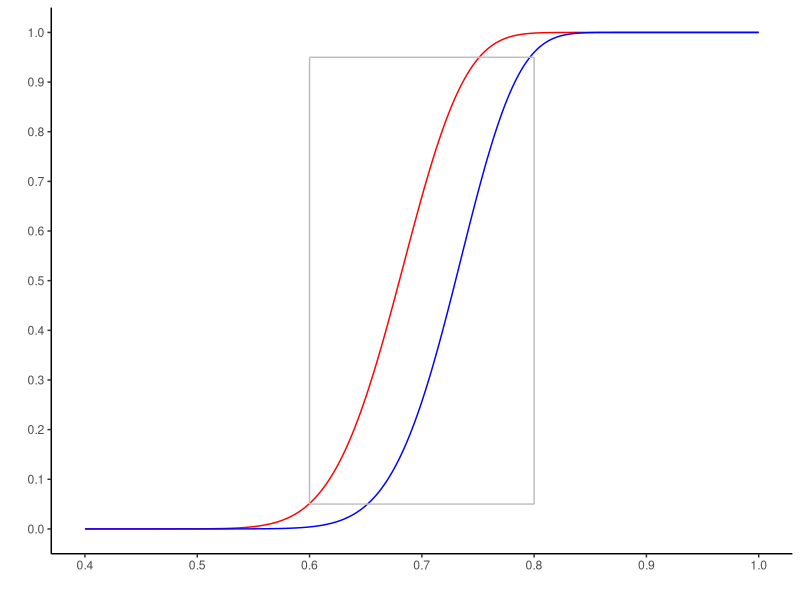

Write R code to recreate this figure.
library(ggplot2)
#initialized values

# null hypothesis is that p = 0.6
p_null <- 0.6

# n is the number of subjects given headache medicine
n <- 100

# Find the m that will get the Type I error under .05
# The right tail when p_alt=p_null
for (i in 1:100) {
  p_value <- 1 - pbinom(i, size=n, prob=p_null)
  if (p_value < 0.05) break
}
m1 <- i

# Find the m that will get the Type II error under .05
# The left tail when p_alt=p_null
for (i in 1:100) {
  p_value <- pbinom(i, size=n, prob=.8)
  if (p_value > 0.05) break
}
m2 <- (i)

df <- data.frame("p_alt"=seq(0.4, 1.0, .001), "pwr1"=rep(0,601), "pwr2"=rep(0,601))

for (i in 1:601) {
  df$pwr1[i] <- pnorm(m1/n, df$p_alt[i], sqrt(df$p_alt[i]*(1-df$p_alt[i])/n), lower.tail = FALSE)
  df$pwr2[i] <- pnorm(m2/n, df$p_alt[i], sqrt(df$p_alt[i]*(1-df$p_alt[i])/n), lower.tail = FALSE)
}

box <- data.frame(x1=.6, x2=.8, y1=.05, y2=.95)

ggplot(df, aes(x = p_alt))+
  geom_path(aes(y = pwr1, colour = "69"), col="red") +
  geom_path(aes(y = pwr2, colour = "73"), col="blue") +
  theme(panel.grid.major = element_blank(), panel.grid.minor = element_blank(),
        panel.background = element_blank(), 
        axis.line = element_line(colour = "black")) +
  xlab("") + scale_x_continuous(n.breaks=10) +
  ylab("") + scale_y_continuous(n.breaks=10) +
  geom_segment(aes(x = x1, y = y1, xend = x2, yend = y1, 
                   colour = "segment"), col="grey", data = box) +
  geom_segment(aes(x = x2, y = y1, xend = x2, yend = y2, 
                   colour = "segment"), col="grey", data = box) +
  geom_segment(aes(x = x2, y = y2, xend = x1, yend = y2, 
                   colour = "segment"), col="grey", data = box) +
  geom_segment(aes(x = x1, y = y2, xend = x1, yend = y1, 
                   colour = "segment"), col="grey", data = box)

  
  
 